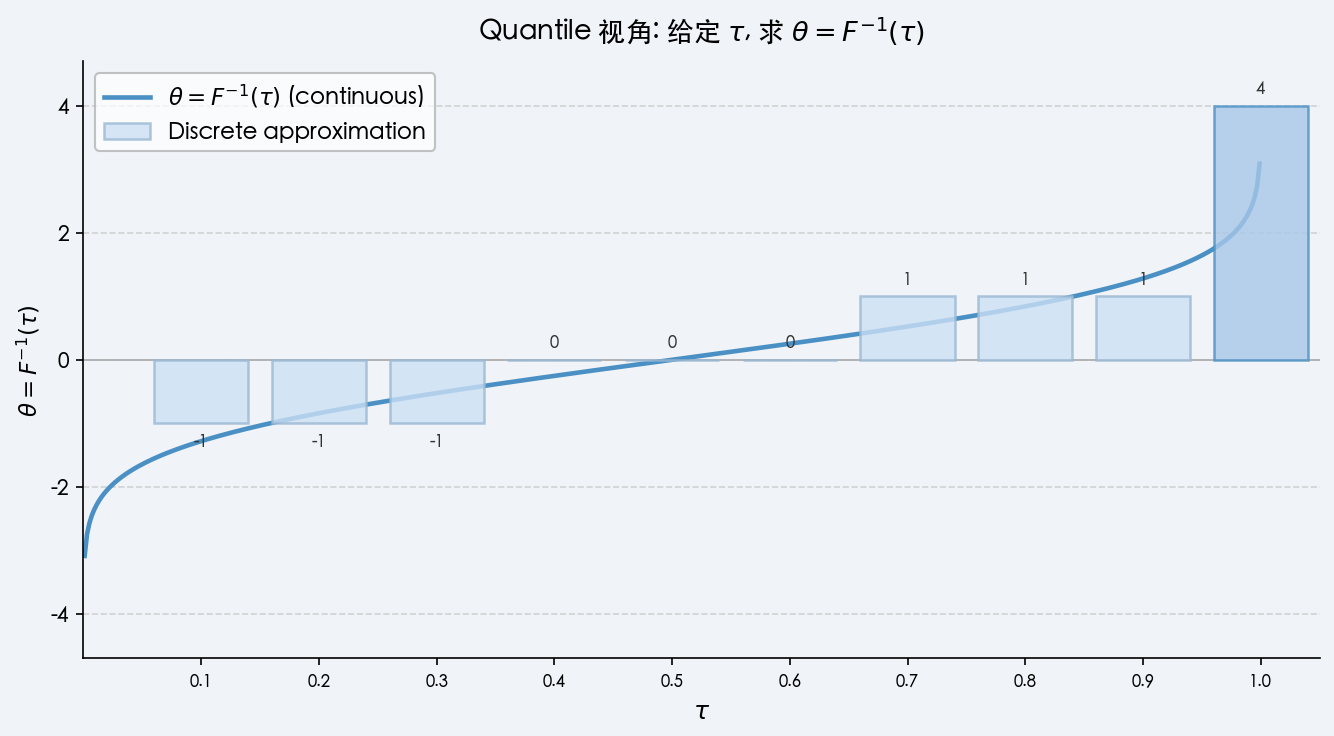

Generate this figure with Python:
import numpy as np
import matplotlib.pyplot as plt
import matplotlib.font_manager as fm
from scipy.stats import norm

_cn_fonts = [
    '/System/Library/Fonts/STHeiti Light.ttc',
    '/System/Library/Fonts/STHeiti Medium.ttc',
    '/System/Library/Fonts/Hiragino Sans GB.ttc',
]
for _fp in _cn_fonts:
    try:
        fm.fontManager.addfont(_fp)
    except Exception:
        pass
_available = []
for _fp in _cn_fonts:
    try:
        _available.append(fm.FontProperties(fname=_fp).get_name())
    except Exception:
        pass
plt.rcParams['font.family'] = _available[0] if _available else 'sans-serif'
plt.rcParams['axes.unicode_minus'] = False

BG = '#f0f4f8'
BLUE_DARK  = '#4a90c4'
BLUE_MID   = '#a8c8e8'
BLUE_LIGHT = '#cce0f5'
ORANGE     = '#e07b39'

# ── 连续 quantile 曲线 ──
tau_cont = np.linspace(0.001, 0.999, 500)
theta_cont = norm.ppf(tau_cont)

# ── 离散拟合：10 根均匀柱 ──
z_vals = np.arange(-4, 5)
pmf = norm.cdf(z_vals + 0.5) - norm.cdf(z_vals - 0.5)
cdf = np.cumsum(pmf)

tau_pos = np.arange(0.1, 1.01, 0.1)
q_idx   = np.clip(np.searchsorted(cdf, tau_pos, side='left'), 0, len(z_vals) - 1)
theta_q = z_vals[q_idx]

fig, ax = plt.subplots(figsize=(9, 5))
fig.patch.set_facecolor(BG)
ax.set_facecolor(BG)

# 连续 quantile 曲线
ax.plot(tau_cont, theta_cont, color=BLUE_DARK, linewidth=2.2, zorder=2,
        label=r'$\theta = F^{-1}(\tau)$ (continuous)')

# 离散柱状图拟合
bar_colors = [BLUE_MID if i == 9 else BLUE_LIGHT for i in range(len(tau_pos))]
bar_edges  = [BLUE_DARK if i == 9 else '#9ab8d4' for i in range(len(tau_pos))]

ax.bar(
    tau_pos, theta_q,
    width=0.08,
    color=bar_colors,
    edgecolor=bar_edges,
    linewidth=1.2,
    alpha=0.8,
    zorder=3,
    label=r'Discrete approximation'
)

for tx, th in zip(tau_pos, theta_q):
    offset = 0.15 if th >= 0 else -0.15
    va = 'bottom' if th >= 0 else 'top'
    ax.text(tx, th + offset, str(th), ha='center', va=va,
            fontsize=8, color='#333333')

ax.axhline(y=0, color='#aaaaaa', linewidth=0.8, zorder=1)

ax.set_title(r'Quantile 视角: 给定 $\tau$, 求 $\theta=F^{-1}(\tau)$', fontsize=13, pad=10)
ax.set_xlabel(r'$\tau$', fontsize=12)
ax.set_ylabel(r'$\theta = F^{-1}(\tau)$', fontsize=11)
ax.set_xticks(tau_pos)
ax.set_xticklabels([f'{t:.1f}' for t in tau_pos], fontsize=8)
ax.set_xlim(0.0, 1.05)
ax.set_ylim(-4.7, 4.7)
ax.grid(axis='y', linestyle='--', alpha=0.5, zorder=0)
ax.spines[['top', 'right']].set_visible(False)
ax.legend(loc='upper left', framealpha=0.7, edgecolor='#aaaaaa', fontsize=11)

fig.tight_layout()
fig.savefig('quantile_fit.png', dpi=150, bbox_inches='tight')
plt.show()
print("Saved: quantile_fit.png")
